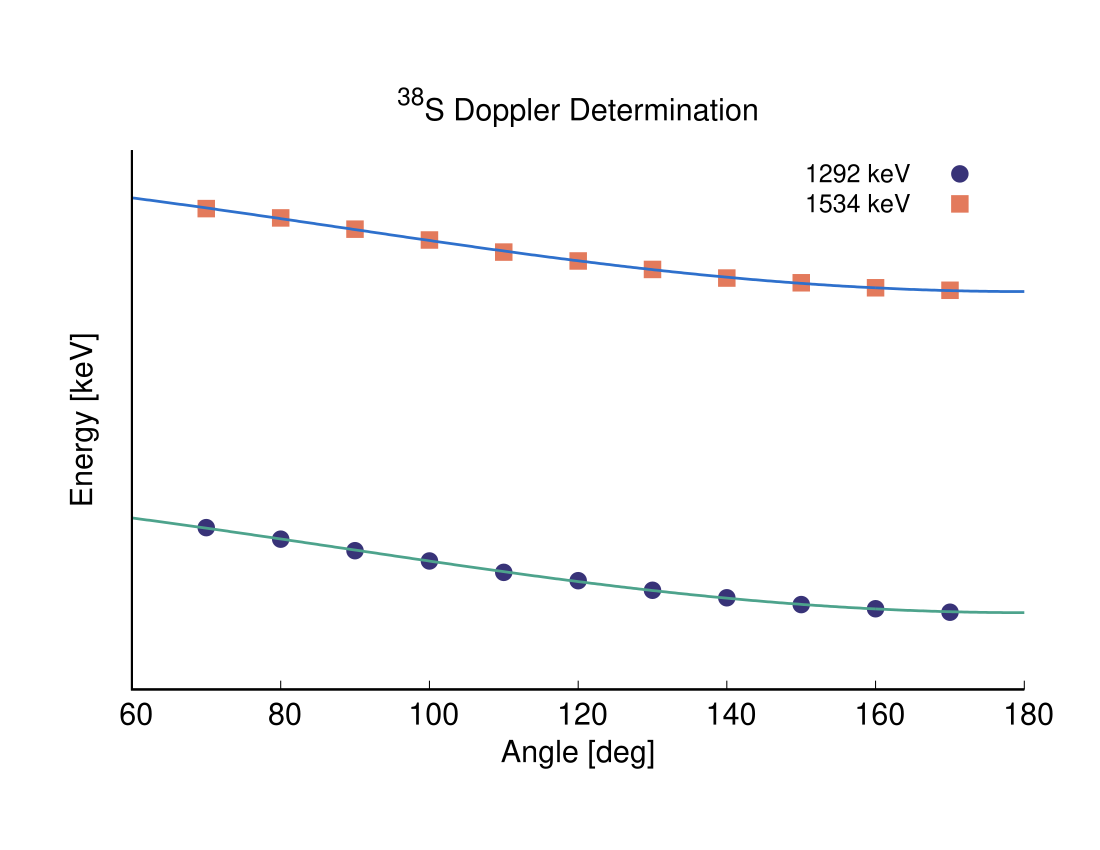

The gnuplot source for this figure:
set term post enhance color "Helvetica, 18"
set out "| ps2pdf - doppler.pdf"
set pointsize 2
set key spacing 1.2
set logscale y
set ylabel offset -1.5,0,0

set title "^{38}S Doppler Determination"
set xlabel "Angle [deg]"
set ylabel "Energy [keV]"

set border 3
set tics nomirror
unset grid

beta1 = 0.06
energy1 = 1292.0
f1(x) = energy1 * sqrt((1 - beta1*beta1))/(1 - beta1*cos(x/180.0*3.14))
beta2 = 0.06
energy2 = 1292.0
f2(x) = energy2 * sqrt((1 - beta2*beta2))/(1 - beta2*cos(x/180.0*3.14))

fit [60:180] f1(x) 'doppler.dat' u ($1):($2) via beta1,energy1
fit [60:180] f2(x) 'doppler.dat' u ($1):($3) via beta2,energy2


plot [60:180][1200:1600] 'doppler.dat' u 1:2 w points tit '1292 keV',\
                         '' u 1:3 w points tit '1534 keV',\
                         f1(x) w lines tit '',\
                         f2(x) w lines tit ''
